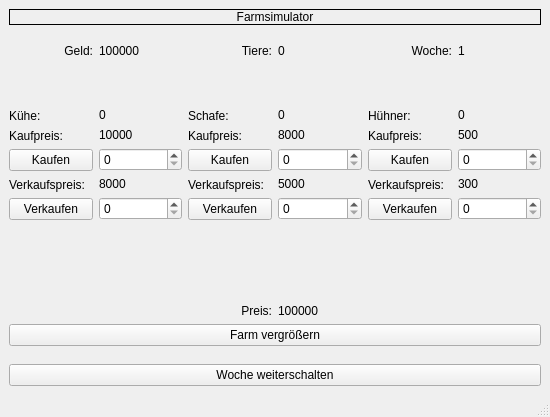
<?xml version="1.0" encoding="UTF-8"?>
<ui version="4.0">
 <class>MainWindow</class>
 <widget class="QMainWindow" name="MainWindow">
  <property name="enabled">
   <bool>true</bool>
  </property>
  <property name="geometry">
   <rect>
    <x>0</x>
    <y>0</y>
    <width>550</width>
    <height>417</height>
   </rect>
  </property>
  <property name="maximumSize">
   <size>
    <width>550</width>
    <height>417</height>
   </size>
  </property>
  <property name="windowTitle">
   <string>Farmsimulator</string>
  </property>
  <widget class="QWidget" name="centralwidget">
   <layout class="QVBoxLayout" name="verticalLayout_8">
    <item>
     <widget class="QLabel" name="labelTitle">
      <property name="frameShape">
       <enum>QFrame::Shape::Box</enum>
      </property>
      <property name="text">
       <string>Farmsimulator</string>
      </property>
      <property name="alignment">
       <set>Qt::AlignmentFlag::AlignCenter</set>
      </property>
     </widget>
    </item>
    <item>
     <spacer name="verticalSpacer">
      <property name="orientation">
       <enum>Qt::Orientation::Vertical</enum>
      </property>
      <property name="sizeHint" stdset="0">
       <size>
        <width>20</width>
        <height>13</height>
       </size>
      </property>
     </spacer>
    </item>
    <item>
     <layout class="QHBoxLayout" name="horizontalLayout_20">
      <item>
       <layout class="QHBoxLayout" name="horizontalLayout">
        <item>
         <widget class="QLabel" name="labelMoney">
          <property name="layoutDirection">
           <enum>Qt::LayoutDirection::LeftToRight</enum>
          </property>
          <property name="frameShape">
           <enum>QFrame::Shape::NoFrame</enum>
          </property>
          <property name="text">
           <string>Geld:</string>
          </property>
          <property name="alignment">
           <set>Qt::AlignmentFlag::AlignRight|Qt::AlignmentFlag::AlignTrailing|Qt::AlignmentFlag::AlignVCenter</set>
          </property>
         </widget>
        </item>
        <item>
         <widget class="QLabel" name="labelMoney2">
          <property name="frameShape">
           <enum>QFrame::Shape::NoFrame</enum>
          </property>
          <property name="text">
           <string>100000</string>
          </property>
         </widget>
        </item>
       </layout>
      </item>
      <item>
       <layout class="QHBoxLayout" name="horizontalLayout_3">
        <item>
         <widget class="QLabel" name="labelAnimals">
          <property name="frameShape">
           <enum>QFrame::Shape::NoFrame</enum>
          </property>
          <property name="text">
           <string>Tiere:</string>
          </property>
          <property name="alignment">
           <set>Qt::AlignmentFlag::AlignRight|Qt::AlignmentFlag::AlignTrailing|Qt::AlignmentFlag::AlignVCenter</set>
          </property>
         </widget>
        </item>
        <item>
         <widget class="QLabel" name="labelAnimals2">
          <property name="frameShape">
           <enum>QFrame::Shape::NoFrame</enum>
          </property>
          <property name="text">
           <string>0</string>
          </property>
         </widget>
        </item>
       </layout>
      </item>
      <item>
       <layout class="QHBoxLayout" name="horizontalLayout_5">
        <item>
         <widget class="QLabel" name="labelWeek">
          <property name="frameShape">
           <enum>QFrame::Shape::NoFrame</enum>
          </property>
          <property name="text">
           <string>Woche:</string>
          </property>
          <property name="alignment">
           <set>Qt::AlignmentFlag::AlignRight|Qt::AlignmentFlag::AlignTrailing|Qt::AlignmentFlag::AlignVCenter</set>
          </property>
         </widget>
        </item>
        <item>
         <widget class="QLabel" name="labelWeek2">
          <property name="frameShape">
           <enum>QFrame::Shape::NoFrame</enum>
          </property>
          <property name="text">
           <string>1</string>
          </property>
         </widget>
        </item>
       </layout>
      </item>
     </layout>
    </item>
    <item>
     <layout class="QHBoxLayout" name="horizontalLayout_21">
      <item>
       <spacer name="verticalSpacer_5">
        <property name="orientation">
         <enum>Qt::Orientation::Vertical</enum>
        </property>
        <property name="sizeHint" stdset="0">
         <size>
          <width>20</width>
          <height>45</height>
         </size>
        </property>
       </spacer>
      </item>
     </layout>
    </item>
    <item>
     <layout class="QHBoxLayout" name="horizontalLayout_7">
      <item>
       <layout class="QHBoxLayout" name="horizontalLayout_2">
        <item>
         <layout class="QVBoxLayout" name="verticalLayout_5">
          <item>
           <widget class="QLabel" name="labelCow">
            <property name="text">
             <string>Kühe:</string>
            </property>
            <property name="alignment">
             <set>Qt::AlignmentFlag::AlignLeading|Qt::AlignmentFlag::AlignLeft|Qt::AlignmentFlag::AlignVCenter</set>
            </property>
           </widget>
          </item>
          <item>
           <widget class="QLabel" name="labelCowPrice">
            <property name="text">
             <string>Kaufpreis:</string>
            </property>
            <property name="alignment">
             <set>Qt::AlignmentFlag::AlignLeading|Qt::AlignmentFlag::AlignLeft|Qt::AlignmentFlag::AlignVCenter</set>
            </property>
           </widget>
          </item>
          <item>
           <widget class="QPushButton" name="buttonBuyCow">
            <property name="text">
             <string>Kaufen</string>
            </property>
           </widget>
          </item>
          <item>
           <widget class="QLabel" name="labelSellCow">
            <property name="text">
             <string>Verkaufspreis:</string>
            </property>
            <property name="alignment">
             <set>Qt::AlignmentFlag::AlignLeading|Qt::AlignmentFlag::AlignLeft|Qt::AlignmentFlag::AlignVCenter</set>
            </property>
           </widget>
          </item>
          <item>
           <widget class="QPushButton" name="buttonSellCow">
            <property name="text">
             <string>Verkaufen</string>
            </property>
           </widget>
          </item>
         </layout>
        </item>
        <item>
         <layout class="QVBoxLayout" name="verticalLayout">
          <item>
           <widget class="QLabel" name="labelCow2">
            <property name="text">
             <string>0</string>
            </property>
           </widget>
          </item>
          <item>
           <widget class="QLabel" name="labelCowPrice2">
            <property name="text">
             <string>10000</string>
            </property>
           </widget>
          </item>
          <item>
           <widget class="QSpinBox" name="spinBoxBuyCow"/>
          </item>
          <item>
           <widget class="QLabel" name="labelSellCow2">
            <property name="text">
             <string>8000</string>
            </property>
           </widget>
          </item>
          <item>
           <widget class="QSpinBox" name="spinBoxSellCow"/>
          </item>
         </layout>
        </item>
       </layout>
      </item>
      <item>
       <layout class="QHBoxLayout" name="horizontalLayout_4">
        <item>
         <layout class="QVBoxLayout" name="verticalLayout_6">
          <item>
           <widget class="QLabel" name="labelSheep">
            <property name="text">
             <string>Schafe:</string>
            </property>
            <property name="alignment">
             <set>Qt::AlignmentFlag::AlignLeading|Qt::AlignmentFlag::AlignLeft|Qt::AlignmentFlag::AlignVCenter</set>
            </property>
           </widget>
          </item>
          <item>
           <widget class="QLabel" name="labelSheepPrice">
            <property name="text">
             <string>Kaufpreis:</string>
            </property>
            <property name="alignment">
             <set>Qt::AlignmentFlag::AlignLeading|Qt::AlignmentFlag::AlignLeft|Qt::AlignmentFlag::AlignVCenter</set>
            </property>
           </widget>
          </item>
          <item>
           <widget class="QPushButton" name="buttonBuySheep">
            <property name="text">
             <string>Kaufen</string>
            </property>
           </widget>
          </item>
          <item>
           <widget class="QLabel" name="labelSellSheep">
            <property name="text">
             <string>Verkaufspreis:</string>
            </property>
            <property name="alignment">
             <set>Qt::AlignmentFlag::AlignLeading|Qt::AlignmentFlag::AlignLeft|Qt::AlignmentFlag::AlignVCenter</set>
            </property>
           </widget>
          </item>
          <item>
           <widget class="QPushButton" name="buttonSellSheep">
            <property name="text">
             <string>Verkaufen</string>
            </property>
           </widget>
          </item>
         </layout>
        </item>
        <item>
         <layout class="QVBoxLayout" name="verticalLayout_2">
          <item>
           <widget class="QLabel" name="labelSheep2">
            <property name="text">
             <string>0</string>
            </property>
           </widget>
          </item>
          <item>
           <widget class="QLabel" name="labelSheepPrice2">
            <property name="text">
             <string>8000</string>
            </property>
           </widget>
          </item>
          <item>
           <widget class="QSpinBox" name="spinBoxBuySheep"/>
          </item>
          <item>
           <widget class="QLabel" name="labelSellSheep2">
            <property name="text">
             <string>5000</string>
            </property>
           </widget>
          </item>
          <item>
           <widget class="QSpinBox" name="spinBoxSellSheep"/>
          </item>
         </layout>
        </item>
       </layout>
      </item>
      <item>
       <layout class="QHBoxLayout" name="horizontalLayout_6">
        <item>
         <layout class="QVBoxLayout" name="verticalLayout_7">
          <item>
           <widget class="QLabel" name="labelChicken">
            <property name="text">
             <string>Hühner:</string>
            </property>
            <property name="alignment">
             <set>Qt::AlignmentFlag::AlignLeading|Qt::AlignmentFlag::AlignLeft|Qt::AlignmentFlag::AlignVCenter</set>
            </property>
           </widget>
          </item>
          <item>
           <widget class="QLabel" name="labelChickenPrice">
            <property name="text">
             <string>Kaufpreis:</string>
            </property>
            <property name="alignment">
             <set>Qt::AlignmentFlag::AlignLeading|Qt::AlignmentFlag::AlignLeft|Qt::AlignmentFlag::AlignVCenter</set>
            </property>
           </widget>
          </item>
          <item>
           <widget class="QPushButton" name="buttonBuyChicken">
            <property name="text">
             <string>Kaufen</string>
            </property>
           </widget>
          </item>
          <item>
           <widget class="QLabel" name="labelSellChicken">
            <property name="text">
             <string>Verkaufspreis:</string>
            </property>
            <property name="alignment">
             <set>Qt::AlignmentFlag::AlignLeading|Qt::AlignmentFlag::AlignLeft|Qt::AlignmentFlag::AlignVCenter</set>
            </property>
           </widget>
          </item>
          <item>
           <widget class="QPushButton" name="buttonSellChicken">
            <property name="text">
             <string>Verkaufen</string>
            </property>
           </widget>
          </item>
         </layout>
        </item>
        <item>
         <layout class="QVBoxLayout" name="verticalLayout_3">
          <item>
           <widget class="QLabel" name="labelChicken2">
            <property name="text">
             <string>0</string>
            </property>
           </widget>
          </item>
          <item>
           <widget class="QLabel" name="labelChickenPrice2">
            <property name="text">
             <string>500</string>
            </property>
           </widget>
          </item>
          <item>
           <widget class="QSpinBox" name="spinBoxBuyChicken"/>
          </item>
          <item>
           <widget class="QLabel" name="labelSellChicken2">
            <property name="text">
             <string>300</string>
            </property>
           </widget>
          </item>
          <item>
           <widget class="QSpinBox" name="spinBoxSellChicken"/>
          </item>
         </layout>
        </item>
       </layout>
      </item>
     </layout>
    </item>
    <item>
     <spacer name="verticalSpacer_2">
      <property name="orientation">
       <enum>Qt::Orientation::Vertical</enum>
      </property>
      <property name="sizeHint" stdset="0">
       <size>
        <width>17</width>
        <height>78</height>
       </size>
      </property>
     </spacer>
    </item>
    <item>
     <layout class="QVBoxLayout" name="verticalLayout_4">
      <item>
       <layout class="QHBoxLayout" name="horizontalLayout_19">
        <item>
         <widget class="QLabel" name="labelFarmPrice">
          <property name="text">
           <string>Preis:</string>
          </property>
          <property name="alignment">
           <set>Qt::AlignmentFlag::AlignRight|Qt::AlignmentFlag::AlignTrailing|Qt::AlignmentFlag::AlignVCenter</set>
          </property>
         </widget>
        </item>
        <item>
         <widget class="QLabel" name="labelFarmPrice2">
          <property name="text">
           <string>100000</string>
          </property>
         </widget>
        </item>
       </layout>
      </item>
      <item>
       <widget class="QPushButton" name="buttonBuyFarmspace">
        <property name="text">
         <string>Farm vergrößern</string>
        </property>
       </widget>
      </item>
     </layout>
    </item>
    <item>
     <spacer name="verticalSpacer_3">
      <property name="orientation">
       <enum>Qt::Orientation::Vertical</enum>
      </property>
      <property name="sizeHint" stdset="0">
       <size>
        <width>20</width>
        <height>12</height>
       </size>
      </property>
     </spacer>
    </item>
    <item>
     <widget class="QPushButton" name="buttonSkipWeek">
      <property name="text">
       <string>Woche weiterschalten</string>
      </property>
     </widget>
    </item>
   </layout>
  </widget>
  <widget class="QMenuBar" name="menubar">
   <property name="geometry">
    <rect>
     <x>0</x>
     <y>0</y>
     <width>550</width>
     <height>25</height>
    </rect>
   </property>
  </widget>
  <widget class="QStatusBar" name="statusbar"/>
 </widget>
 <resources/>
 <connections/>
</ui>
